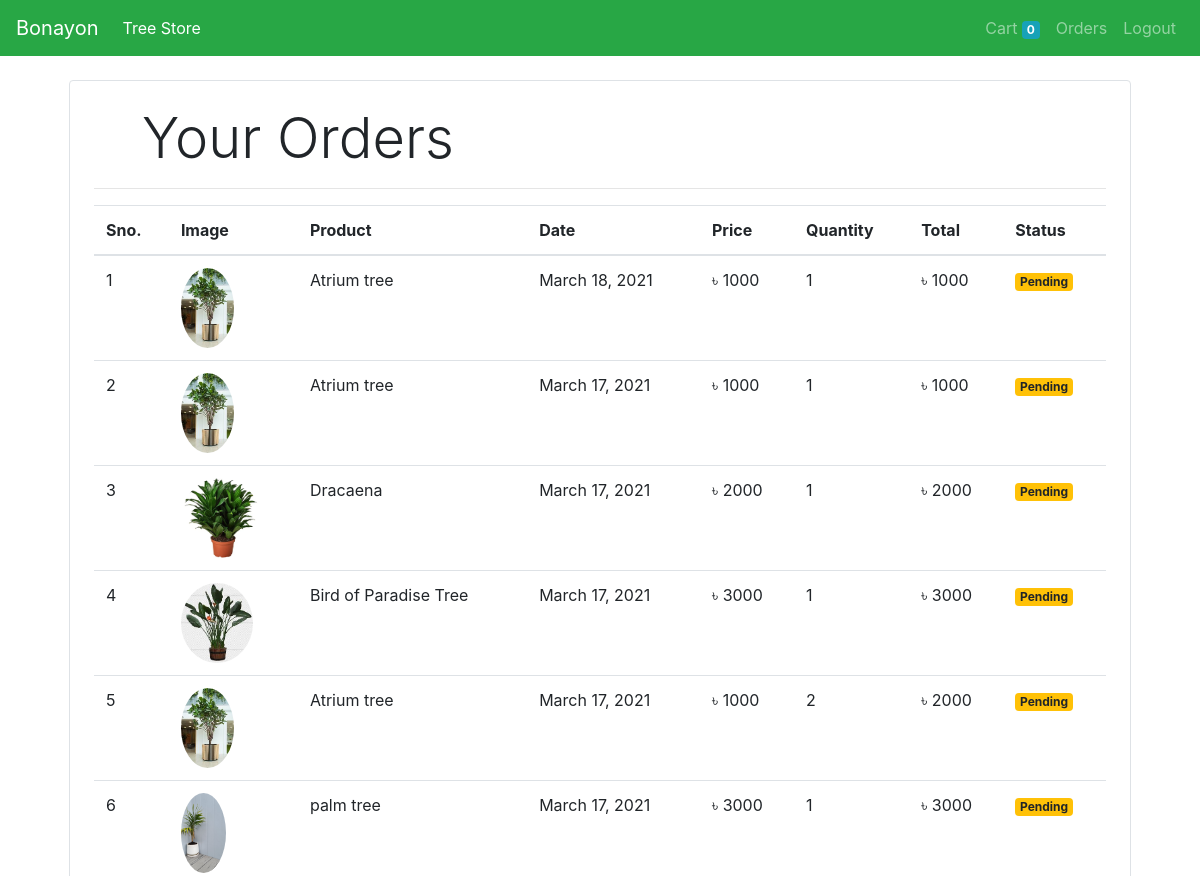
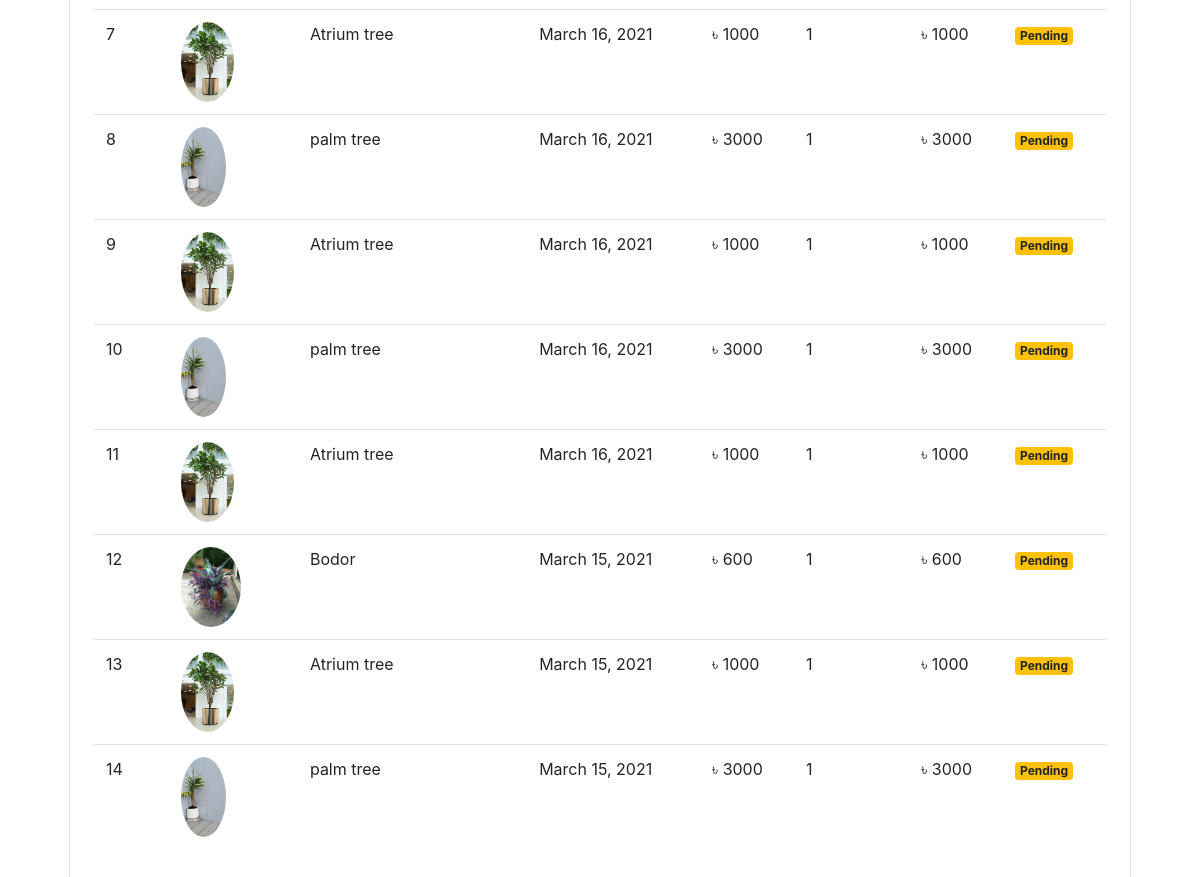
The app's page /orders (signed in) with its own data (2 pictures, top to bottom).
### store/models/orders.py (models this page shows, shortened)
class Order(models.Model):
    product = models.ForeignKey(Product,
                                on_delete=models.CASCADE)
    customer = models.ForeignKey(Customer,
                                 on_delete=models.CASCADE)
    quantity = models.IntegerField(default=1)
    price = models.IntegerField()
    address = models.CharField(max_length=50, default='', blank=True)
    phone = models.CharField(max_length=50, default='', blank=True)
    date = models.DateField(default=datetime.datetime.today)
    status = models.BooleanField(default=False)
    @staticmethod
    def get_orders_by_customer(customer_id):
        return Order.objects.filter(customer=customer_id).order_by('-date')

### store/models/product.py (models this page shows, shortened)
class Product(models.Model):
    name = models.CharField(max_length=50)
    price = models.IntegerField(default=0)
    category = models.ForeignKey(Category, on_delete=models.CASCADE, default=1)
    description = models.CharField(max_length=200, default='' , null=True , blank=True)
    image = models.ImageField(upload_to='uploads/products/')

### store/middlewares/auth.py (the view)
    def middleware(request):
        print(request.session.get('customer'))
        returnUrl = request.META['PATH_INFO']
        print(request.META['PATH_INFO'])
        if not request.session.get('customer'):
           return redirect(f'login?return_url={returnUrl}')
        response = get_response(request)
        return response

### store/templatetags/custom_filter.py (called while the page is built)
@register.filter(name='currency')
def currency(number):
    return "৳ "+str(number)

@register.filter(name='multiply')
def multiply(number , number1):
    return number * number1

### store/views/orders.py (called while the page is built)
    def get(self , request ):
        customer = request.session.get('customer')
        orders = Order.get_orders_by_customer(customer)
        print(orders)
        return render(request , 'orders.html'  , {'orders' : orders})

### store/templates/orders.html
{% extends 'base.html' %}
{% block content %}
{% load cart %}
{% load custom_filter %}
<div class="container">
   <div class="border rounded p-4 m-4">
        <p class="display-4 pl-4 ml-4">Your Orders</p>
        <hr>
        <table class="table">
            <thead>
                <tr>
                    <th>Sno.</th>
                    <th>Image</th>
                    <th>Product</th>
                    <th>Date</th>
                    <th>Price</th>
                    <th>Quantity</th>
                    <th>Total</th>
                    <th>Status</th>
                </tr>
            </thead>
            <tbody>
                {% for order in orders %}
                <tr>
                    <td>{{forloop.counter}}</td>
                    <td><img style="height: 80px;" class="rounded-circle" src="{{order.product.image.url}}" alt=""></td>
                    <td>{{order.product.name}}</td>
                    <td>{{order.date}}</td>
                    <td>{{order.price|currency}}</td>
                    <td>{{order.quantity}}</td>
                    <td>{{order.quantity|multiply:order.price|currency}}</td>
                    {% if order.status %}
                    <td><small class="badge badge-success">Completed</small></td>
                    {%else%}
                    <td><small class="badge badge-warning">Pending</small></td>
                    {% endif %}
                </tr>
                {% endfor %}
            </tbody>
        </table>
   </div>
</div>
{% endblock %}

### records on screen
Order: product.image (picture), product.name "Atrium tree", date "March 18, 2021", price "৳ 1000", quantity "1", quantity|multiply "৳ 1000", status "Pending"
Order: product.image (picture), product.name "Atrium tree", date "March 17, 2021", price "৳ 1000", quantity "1", quantity|multiply "৳ 1000", status "Pending"
Order: product.image (picture), product.name "Dracaena", date "March 17, 2021", price "৳ 2000", quantity "1", quantity|multiply "৳ 2000", status "Pending"
Order: product.image (picture), product.name "Bird of Paradise Tree", date "March 17, 2021", price "৳ 3000", quantity "1", quantity|multiply "৳ 3000", status "Pending"
Order: product.image (picture), product.name "Atrium tree", date "March 17, 2021", price "৳ 1000", quantity "2", quantity|multiply "৳ 2000", status "Pending"
Order: product.image (picture), product.name "palm tree", date "March 17, 2021", price "৳ 3000", quantity "1", quantity|multiply "৳ 3000", status "Pending"
Order: product.image (picture), product.name "Atrium tree", date "March 16, 2021", price "৳ 1000", quantity "1", quantity|multiply "৳ 1000", status "Pending"
Order: product.image (picture), product.name "palm tree", date "March 16, 2021", price "৳ 3000", quantity "1", quantity|multiply "৳ 3000", status "Pending"
Order: product.image (picture), product.name "Atrium tree", date "March 16, 2021", price "৳ 1000", quantity "1", quantity|multiply "৳ 1000", status "Pending"
Order: product.image (picture), product.name "palm tree", date "March 16, 2021", price "৳ 3000", quantity "1", quantity|multiply "৳ 3000", status "Pending"
Order: product.image (picture), product.name "Atrium tree", date "March 16, 2021", price "৳ 1000", quantity "1", quantity|multiply "৳ 1000", status "Pending"
Order: product.image (picture), product.name "Bodor", date "March 15, 2021", price "৳ 600", quantity "1", quantity|multiply "৳ 600", status "Pending"
Order: product.image (picture), product.name "Atrium tree", date "March 15, 2021", price "৳ 1000", quantity "1", quantity|multiply "৳ 1000", status "Pending"
Order: product.image (picture), product.name "palm tree", date "March 15, 2021", price "৳ 3000", quantity "1", quantity|multiply "৳ 3000", status "Pending"

### other values on screen
{{ request.session.cart.keys|length }} "0"
